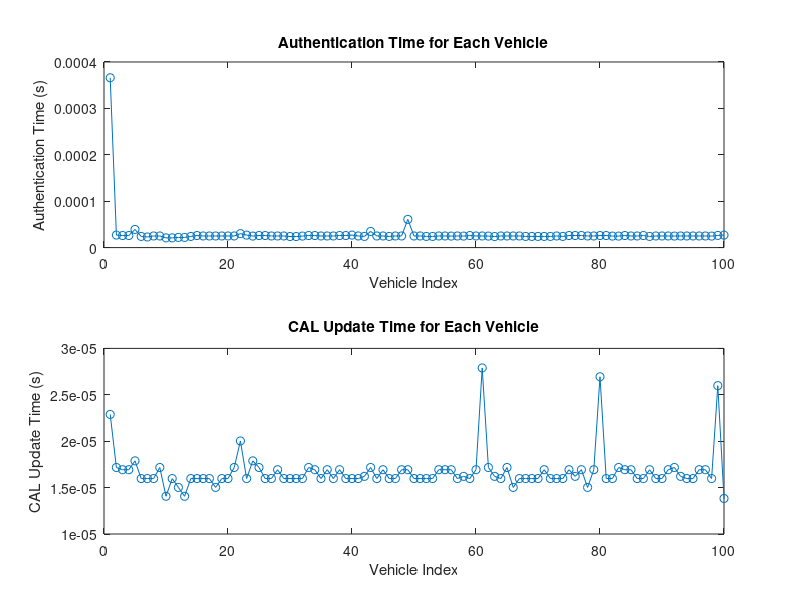

Write MATLAB code to recreate this figure.
% Simulation Parameters
numVehicles = 100; % Number of vehicles entering the zone
networkLatency = 0.01; % Latency in seconds for network communication (e.g., 10ms)
processingTime = 0.05; % Time in seconds for cloud server to process authentication (e.g., 50ms)
calSize = 100; % Initial size of the CAL
calUpdateTime = 0.02; % Time in seconds to update and distribute CAL (e.g., 20ms)

% Initialize Results
authenticationTimes = zeros(1, numVehicles);
calUpdateTimes = zeros(1, numVehicles);

% Simulation Loop
for i = 1:numVehicles
    % Step 1: Vehicle sends authentication request to cloud server
    tic; % Start timer for authentication time
    
    % Simulate network delay
    pause(networkLatency);
    
    % Step 2: Cloud server processes the request and updates CAL
    pause(processingTime);
    
    % Record authentication time
    authenticationTimes(i) = toc; % End timer for authentication time
    
    % Step 3: CAL update and distribution
    tic; % Start timer for CAL update time
    
    % Simulate CAL update time based on the current CAL size
    pause(calUpdateTime + 0.001 * calSize); % CAL update time grows with CAL size
    
    % Record CAL update time
    calUpdateTimes(i) = toc; % End timer for CAL update time
    
    % Increment CAL size to simulate growing CAL
    calSize = calSize + 1;
end

% Calculate and Display Results
meanAuthTime = mean(authenticationTimes);
meanCalUpdateTime = mean(calUpdateTimes);

fprintf('Average Authentication Time: %.3f seconds\n', meanAuthTime);
fprintf('Average CAL Update Time: %.3f seconds\n', meanCalUpdateTime);

% Plot Results
figure;
subplot(2,1,1);
plot(authenticationTimes, '-o');
xlabel('Vehicle Index');
ylabel('Authentication Time (s)');
title('Authentication Time for Each Vehicle');

subplot(2,1,2);
plot(calUpdateTimes, '-o');
xlabel('Vehicle Index');
ylabel('CAL Update Time (s)');
title('CAL Update Time for Each Vehicle');
